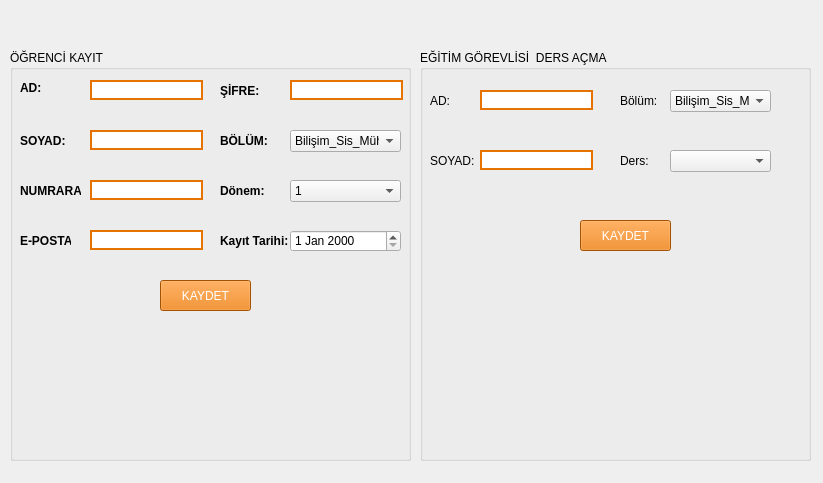
<?xml version="1.0" encoding="UTF-8"?>
<ui version="4.0">
 <class>memur_islem</class>
 <widget class="QWidget" name="memur_islem">
  <property name="geometry">
   <rect>
    <x>0</x>
    <y>0</y>
    <width>823</width>
    <height>483</height>
   </rect>
  </property>
  <property name="windowTitle">
   <string>Form</string>
  </property>
  <widget class="QGroupBox" name="groupBox">
   <property name="geometry">
    <rect>
     <x>10</x>
     <y>50</y>
     <width>401</width>
     <height>411</height>
    </rect>
   </property>
   <property name="title">
    <string>ÖĞRENCİ KAYIT</string>
   </property>
   <widget class="QLineEdit" name="ogr_ad">
    <property name="geometry">
     <rect>
      <x>80</x>
      <y>30</y>
      <width>113</width>
      <height>20</height>
     </rect>
    </property>
    <property name="styleSheet">
     <string notr="true">border-width:2px;
border-style:solid;
border-color: rgb(230, 115, 0);</string>
    </property>
   </widget>
   <widget class="QLineEdit" name="ogr_soyad">
    <property name="geometry">
     <rect>
      <x>80</x>
      <y>80</y>
      <width>113</width>
      <height>20</height>
     </rect>
    </property>
    <property name="styleSheet">
     <string notr="true">border-width:2px;
border-style:solid;
border-color: rgb(230, 115, 0);</string>
    </property>
   </widget>
   <widget class="QLineEdit" name="ogr_numara">
    <property name="geometry">
     <rect>
      <x>80</x>
      <y>130</y>
      <width>113</width>
      <height>20</height>
     </rect>
    </property>
    <property name="styleSheet">
     <string notr="true">border-width:2px;
border-style:solid;
border-color: rgb(230, 115, 0);</string>
    </property>
   </widget>
   <widget class="QLineEdit" name="ogr_e_posta">
    <property name="geometry">
     <rect>
      <x>80</x>
      <y>180</y>
      <width>113</width>
      <height>20</height>
     </rect>
    </property>
    <property name="styleSheet">
     <string notr="true">border-width:2px;
border-style:solid;
border-color: rgb(230, 115, 0);</string>
    </property>
    <property name="echoMode">
     <enum>QLineEdit::Normal</enum>
    </property>
   </widget>
   <widget class="QLineEdit" name="ogr_sifre">
    <property name="geometry">
     <rect>
      <x>280</x>
      <y>30</y>
      <width>113</width>
      <height>20</height>
     </rect>
    </property>
    <property name="styleSheet">
     <string notr="true">border-width:2px;
border-style:solid;
border-color: rgb(230, 115, 0);</string>
    </property>
   </widget>
   <widget class="QComboBox" name="ogr_bolum">
    <property name="geometry">
     <rect>
      <x>280</x>
      <y>80</y>
      <width>111</width>
      <height>22</height>
     </rect>
    </property>
    <item>
     <property name="text">
      <string>Bilişim_Sis_Müh</string>
     </property>
    </item>
    <item>
     <property name="text">
      <string>Biyomedikal_Müh</string>
     </property>
    </item>
    <item>
     <property name="text">
      <string>Otomotiv_Müh</string>
     </property>
    </item>
   </widget>
   <widget class="QPushButton" name="ogr__kayit">
    <property name="geometry">
     <rect>
      <x>150</x>
      <y>230</y>
      <width>91</width>
      <height>31</height>
     </rect>
    </property>
    <property name="styleSheet">
     <string notr="true">color:white;
background-color: rgb(230, 115, 0);</string>
    </property>
    <property name="text">
     <string>KAYDET</string>
    </property>
   </widget>
   <widget class="QLabel" name="label">
    <property name="geometry">
     <rect>
      <x>10</x>
      <y>30</y>
      <width>41</width>
      <height>16</height>
     </rect>
    </property>
    <property name="font">
     <font>
      <weight>75</weight>
      <bold>true</bold>
     </font>
    </property>
    <property name="text">
     <string>AD:</string>
    </property>
   </widget>
   <widget class="QLabel" name="label_2">
    <property name="geometry">
     <rect>
      <x>10</x>
      <y>80</y>
      <width>47</width>
      <height>21</height>
     </rect>
    </property>
    <property name="font">
     <font>
      <weight>75</weight>
      <bold>true</bold>
     </font>
    </property>
    <property name="text">
     <string>SOYAD:</string>
    </property>
   </widget>
   <widget class="QLabel" name="label_3">
    <property name="geometry">
     <rect>
      <x>10</x>
      <y>130</y>
      <width>61</width>
      <height>21</height>
     </rect>
    </property>
    <property name="font">
     <font>
      <weight>75</weight>
      <bold>true</bold>
     </font>
    </property>
    <property name="text">
     <string>NUMRARA:</string>
    </property>
   </widget>
   <widget class="QLabel" name="label_4">
    <property name="geometry">
     <rect>
      <x>10</x>
      <y>180</y>
      <width>51</width>
      <height>21</height>
     </rect>
    </property>
    <property name="font">
     <font>
      <weight>75</weight>
      <bold>true</bold>
     </font>
    </property>
    <property name="text">
     <string>E-POSTA:</string>
    </property>
   </widget>
   <widget class="QLabel" name="label_5">
    <property name="geometry">
     <rect>
      <x>210</x>
      <y>80</y>
      <width>47</width>
      <height>21</height>
     </rect>
    </property>
    <property name="font">
     <font>
      <weight>75</weight>
      <bold>true</bold>
     </font>
    </property>
    <property name="text">
     <string>BÖLÜM:</string>
    </property>
   </widget>
   <widget class="QLabel" name="label_7">
    <property name="geometry">
     <rect>
      <x>210</x>
      <y>30</y>
      <width>41</width>
      <height>21</height>
     </rect>
    </property>
    <property name="font">
     <font>
      <weight>75</weight>
      <bold>true</bold>
     </font>
    </property>
    <property name="text">
     <string>ŞİFRE:</string>
    </property>
   </widget>
   <widget class="QComboBox" name="comboBox">
    <property name="geometry">
     <rect>
      <x>280</x>
      <y>130</y>
      <width>111</width>
      <height>22</height>
     </rect>
    </property>
    <item>
     <property name="text">
      <string>1</string>
     </property>
    </item>
    <item>
     <property name="text">
      <string>2</string>
     </property>
    </item>
    <item>
     <property name="text">
      <string>3</string>
     </property>
    </item>
    <item>
     <property name="text">
      <string>4</string>
     </property>
    </item>
   </widget>
   <widget class="QLabel" name="label_12">
    <property name="geometry">
     <rect>
      <x>210</x>
      <y>130</y>
      <width>47</width>
      <height>21</height>
     </rect>
    </property>
    <property name="font">
     <font>
      <weight>75</weight>
      <bold>true</bold>
     </font>
    </property>
    <property name="text">
     <string>Dönem:</string>
    </property>
   </widget>
   <widget class="QDateEdit" name="dateEdit">
    <property name="geometry">
     <rect>
      <x>280</x>
      <y>180</y>
      <width>111</width>
      <height>22</height>
     </rect>
    </property>
   </widget>
   <widget class="QLabel" name="label_14">
    <property name="geometry">
     <rect>
      <x>210</x>
      <y>180</y>
      <width>71</width>
      <height>21</height>
     </rect>
    </property>
    <property name="font">
     <font>
      <weight>75</weight>
      <bold>true</bold>
     </font>
    </property>
    <property name="text">
     <string>Kayıt Tarihi:</string>
    </property>
   </widget>
  </widget>
  <widget class="QGroupBox" name="groupBox_2">
   <property name="geometry">
    <rect>
     <x>420</x>
     <y>50</y>
     <width>391</width>
     <height>411</height>
    </rect>
   </property>
   <property name="title">
    <string>EĞİTİM GÖREVLİSİ  DERS AÇMA</string>
   </property>
   <widget class="QLineEdit" name="egitim_gor_ad">
    <property name="geometry">
     <rect>
      <x>60</x>
      <y>40</y>
      <width>113</width>
      <height>20</height>
     </rect>
    </property>
    <property name="styleSheet">
     <string notr="true">border-width:2px;
border-style:solid;
border-color: rgb(230, 115, 0);</string>
    </property>
    <property name="text">
     <string/>
    </property>
   </widget>
   <widget class="QLineEdit" name="egitim_gor_soyad">
    <property name="geometry">
     <rect>
      <x>60</x>
      <y>100</y>
      <width>113</width>
      <height>20</height>
     </rect>
    </property>
    <property name="styleSheet">
     <string notr="true">border-width:2px;
border-style:solid;
border-color: rgb(230, 115, 0);</string>
    </property>
   </widget>
   <widget class="QComboBox" name="ders_acma_bolum">
    <property name="geometry">
     <rect>
      <x>250</x>
      <y>40</y>
      <width>101</width>
      <height>22</height>
     </rect>
    </property>
    <item>
     <property name="text">
      <string>Bilişim_Sis_Müh</string>
     </property>
    </item>
    <item>
     <property name="text">
      <string>Biyomedikal_Müh</string>
     </property>
    </item>
    <item>
     <property name="text">
      <string>Otomotiv_Müh</string>
     </property>
    </item>
   </widget>
   <widget class="QPushButton" name="ders_kaydet">
    <property name="geometry">
     <rect>
      <x>160</x>
      <y>170</y>
      <width>91</width>
      <height>31</height>
     </rect>
    </property>
    <property name="styleSheet">
     <string notr="true">color:white;
background-color: rgb(230, 115, 0);</string>
    </property>
    <property name="text">
     <string>KAYDET</string>
    </property>
   </widget>
   <widget class="QLabel" name="label_9">
    <property name="geometry">
     <rect>
      <x>10</x>
      <y>40</y>
      <width>47</width>
      <height>21</height>
     </rect>
    </property>
    <property name="text">
     <string>AD:</string>
    </property>
   </widget>
   <widget class="QLabel" name="label_10">
    <property name="geometry">
     <rect>
      <x>10</x>
      <y>100</y>
      <width>47</width>
      <height>21</height>
     </rect>
    </property>
    <property name="text">
     <string>SOYAD:</string>
    </property>
   </widget>
   <widget class="QLabel" name="label_11">
    <property name="geometry">
     <rect>
      <x>200</x>
      <y>40</y>
      <width>47</width>
      <height>21</height>
     </rect>
    </property>
    <property name="text">
     <string>Bölüm:</string>
    </property>
   </widget>
   <widget class="QLabel" name="label_8">
    <property name="geometry">
     <rect>
      <x>30</x>
      <y>300</y>
      <width>111</width>
      <height>21</height>
     </rect>
    </property>
    <property name="text">
     <string/>
    </property>
   </widget>
   <widget class="QComboBox" name="akademisyen_ders">
    <property name="geometry">
     <rect>
      <x>250</x>
      <y>100</y>
      <width>101</width>
      <height>22</height>
     </rect>
    </property>
   </widget>
   <widget class="QLabel" name="label_6">
    <property name="geometry">
     <rect>
      <x>200</x>
      <y>100</y>
      <width>47</width>
      <height>21</height>
     </rect>
    </property>
    <property name="text">
     <string>Ders:</string>
    </property>
   </widget>
  </widget>
  <widget class="QLabel" name="arka_plan">
   <property name="geometry">
    <rect>
     <x>0</x>
     <y>0</y>
     <width>831</width>
     <height>481</height>
    </rect>
   </property>
   <property name="text">
    <string/>
   </property>
  </widget>
  <zorder>arka_plan</zorder>
  <zorder>groupBox</zorder>
  <zorder>groupBox_2</zorder>
 </widget>
 <resources/>
 <connections/>
</ui>
